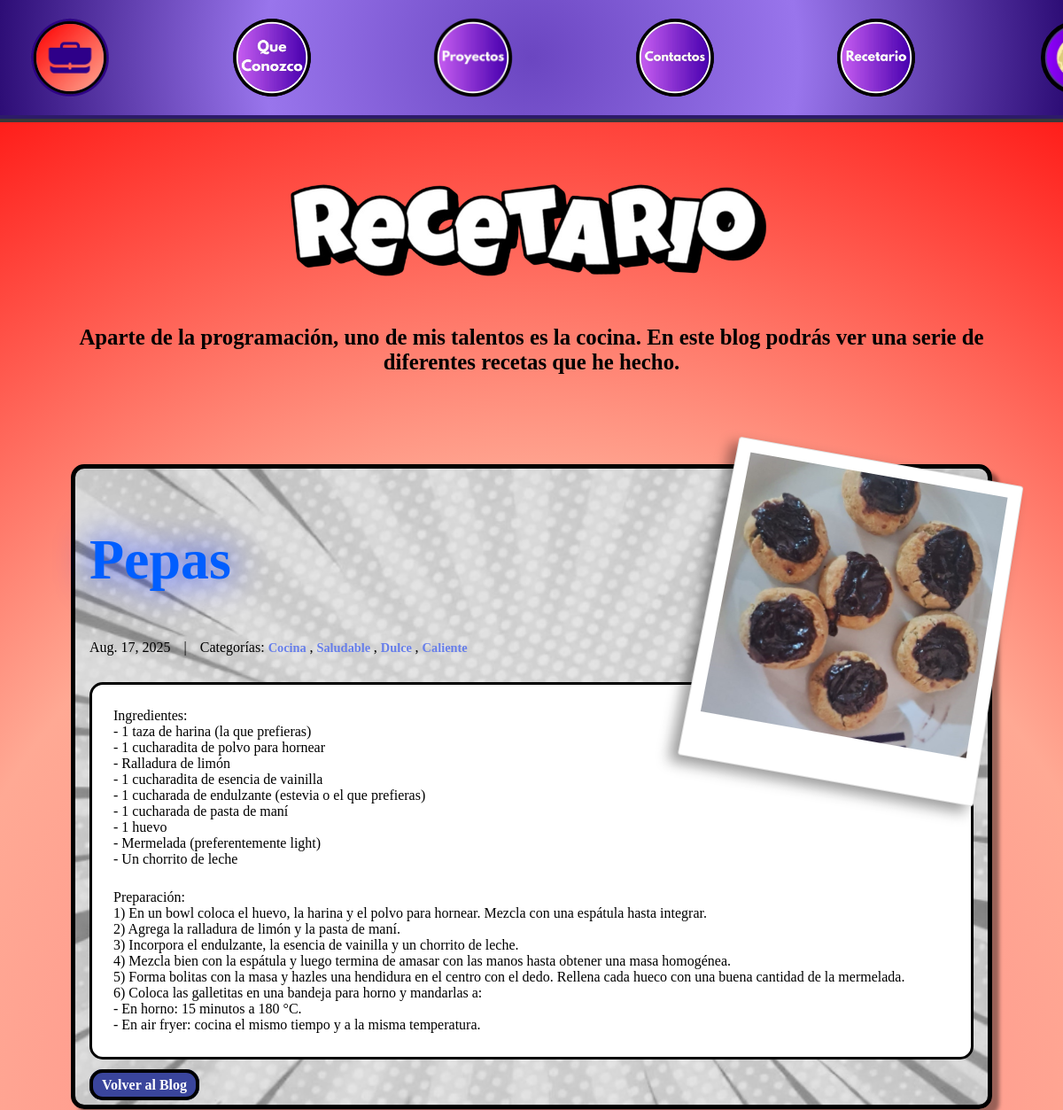
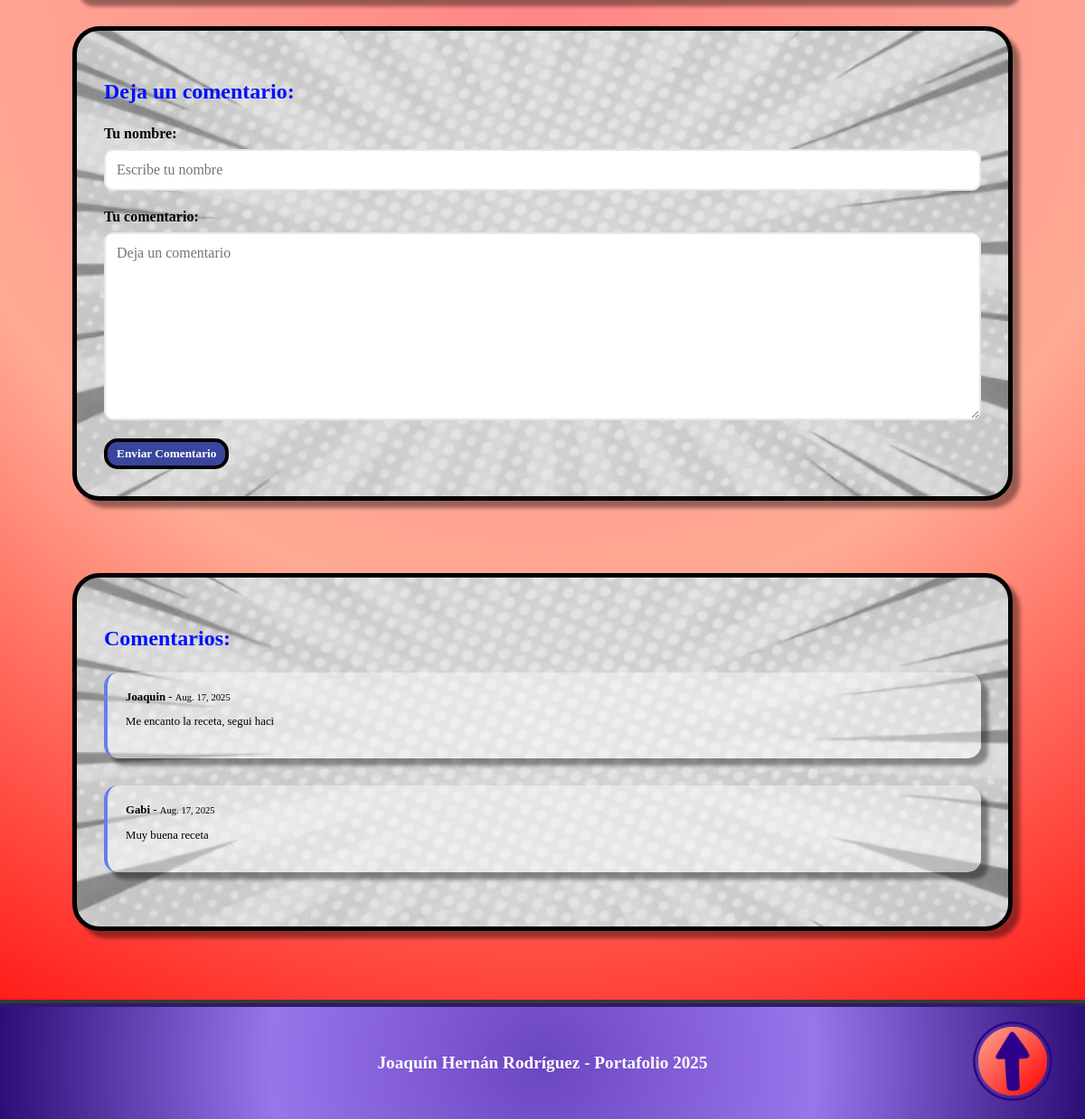
The app's page /blog/post/2/ with its own data (2 pictures, top to bottom).
### blog/models.py (models this page shows, shortened)
class Post(models.Model):
    title = models.CharField(max_length=255)
    body = models.TextField()
    created_on = models.DateTimeField(auto_now_add=True)
    last_modified = models.DateTimeField(auto_now=True)
    categories = models.ManyToManyField("Category", related_name="posts")
    image = models.ImageField(upload_to='blog_images/', blank=True, null=True)

class Category(models.Model):
    name = models.CharField(max_length=30)
    class Meta:
        verbose_name_plural = "categories"

class Comment(models.Model):
    author = models.CharField(max_length=60)
    body = models.CharField(max_length=2000)
    created_on = models.DateTimeField(auto_now_add=True)
    post = models.ForeignKey("Post", on_delete=models.CASCADE)

### blog/views.py (the view, shortened to what this page needs)
# urls.py: path("post/<int:pk>/", views.blog_detail, name="blog_detail"),
def blog_detail(request, pk):
    post = Post.objects.get(pk=pk)
    form = CommentForm()
    comments = Comment.objects.filter(post=post)
    context = {
        "post": post,
        "comments": comments,
        "form": CommentForm(),
    }
    return render(request, "blog/detail.html", context)

### blog/forms.py
class CommentForm(forms.Form):
    author = forms.CharField(
        max_length=60,
        widget=forms.TextInput(
            attrs={"class": "form-control", "placeholder": "Escribe tu nombre"}
        ),
    )
    body = forms.CharField(
        max_length= 2000,
        widget=forms.Textarea(
            attrs={"class": "form-control", "placeholder": "Deja un comentario"}
        )
    )

### templates/blog/detail.html (shortened to what this page needs)
{% extends "blog.html" %}
{% load static %}
{% block page_content %}
  <div class="post-detail">
    <article class="post-full" style="background-image: url('{% static 'Portafolio/assets/Fondos/Fondo Blanco.png' %}'); background-size: cover; background-position: center;">
      {% if post.image %}
        <div class="foto-instantanea">
          <div class="foto-frame">
            <img src="{{ post.image.url }}" alt="{{ post.title }}" class="foto-imagen">
          </div>
        </div>
      {% endif %}
      <div class="post-header">
        <h1 class="post-title-detail">{{ post.title }}</h1>
        <div class="post-meta-detail">
          <span class="post-date">{{ post.created_on.date }}</span>
          <span class="separator">|</span>
          <span class="post-categories">Categorías:
            {% for category in post.categories.all %}
              <a href="{% url 'blog:blog_category' category.name %}" class="categoria">
                {{ category.name }}
              </a>{% if not forloop.last %}, {% endif %}
            {% endfor %}
          </span>
        </div>
      </div>
      <div class="post-content-detail">
        <p>{{ post.body | linebreaks }}</p>
      </div>
      <div class="navigation-links">
        <a href="{% url 'blog:blog_index' %}" class="volver">Volver al Blog</a>
      </div>
    </article>
    <div class="comments-section" style="background-image: url('{% static 'Portafolio/assets/Fondos/Fondo Blanco.png' %}'); background-size: cover; background-position: center;">
      <h3 class="comments-title">Deja un comentario:</h3>
      <form method="post" class="comment-form">
        <div class="form-group">
          <label for="{{ form.author.id_for_label }}">Tu nombre:</label>
          {{ form.author }}
        </div>
        <div class="form-group">
          <label for="{{ form.body.id_for_label }}">Tu comentario:</label>
          {{ form.body }}
        </div>
        <button type="submit" class="enviar-comentario">Enviar Comentario</button>
      </form>
    </div>
    {% if comments %}
    <div class="comments-list" style="background-image: url('{% static 'Portafolio/assets/Fondos/Fondo Blanco.png' %}'); background-size: cover; background-position: center;">
      <h3 class="comments-title">Comentarios:</h3>
      {% for comment in comments %}
        <div class="comment">
          <div class="comment-meta">
            <strong>{{ comment.author }}</strong> - <small>{{ comment.created_on.date }}</small>
          </div>
          <div class="comment-body">
            <p>{{ comment.body | linebreaks }}</p>
          </div>
        </div>
      {% endfor %}
    </div>
    {% endif %}
  </div>
{% endblock page_content %}

### Portafolio/static/Portafolio/css/base.css (style rules this page uses)
html { scroll-behavior: smooth; }
body { margin: 0; padding: 0; height: 100%; transition: background-color 0.3s ease; font-family: 'Baloo 2', cursive; }
h1, h2, h3, .Barra ul li a { font-family: 'Bangers', cursive; }

### Portafolio/static/Portafolio/css/blog.css (style rules this page uses)
body { background: radial-gradient(circle,#ff8686, #ffa994, #ff0000); }
.categoria { font-size: 0.9rem; color: #667eea; text-decoration: none; font-weight: bold; transition: color 0.3s ease; }
.post-detail { padding-left: 5rem; padding-right: 5rem; display: grid; gap: 30px; margin: 30px auto; max-width: 1200px; }
.post-full { border-radius: 20px; padding: 20px; border: 5px solid #000000; box-shadow: 8px 8px 4px rgba(0, 0, 0, 0.4); border-radius: 15px; padding: 0.8rem 1rem; }
.post-title-detail { color: #005eff; text-align: start; text-shadow: 0 0 40px #0022ff; font-family: 'Bangers', cursive; font-size: 4rem; }
.post-meta-detail { color: rgb(0, 0, 0); font-size: 1em; margin-bottom: 30px; display: flex; align-items: center; gap: 15px; }
.post-content-detail { color: #000000; font-size: 1rem; gap: 0.5rem; background-color: white; border: 3px solid #000000; border-radius: 15px; padding: 0.1rem 1.5rem; }
.post-content-detail p { margin-bottom: 25px; }
.navigation-links { margin-top: 20px; }
.volver { font-weight: bold; background-color: #3a459c; border-radius: 15px; border: 4px solid #000; color: white; padding: 5px 10px; text-decoration: none; transition: all 0.3s ease; margin-bottom: 25px; }
.comments-section, .comments-list { padding: 30px; border: 5px solid #000000; box-shadow: 8px 8px 4px rgba(0, 0, 0, 0.4); border-radius: 30px; margin-bottom: 50px; }
.comments-title { color: #0011ff; font-size: 1.5rem; gap: 0.5rem; }
.comment-form { display: grid; gap: 20px; }
.form-group { display: grid; gap: 8px; }
.form-group label { color: #000000; font-weight: bold; }
.form-group input, .form-group textarea { font-family: 'Bangers', cursive; padding: 12px; border: 2px solid #e2e8f0; border-radius: 10px; font-size: 1em; transition: border-color 0.3s ease; }
.form-group textarea { min-height: 120px; resize: vertical; }
.enviar-comentario { font-family: 'Bangers', cursive; justify-self: start; font-weight: bold; background-color: #3a459c; border-radius: 15px; border: 4px solid #000; color: white; padding: 5px 10px; text-decoration: none; transition: all 0.3s ease; }
.comment { max-width: 1200px; padding: 20px; border-left: 4px solid #667eea; font-size: 0.8rem; color: #000000; margin-bottom: 30px; background-color: rgba(255, 255, 255, 0.402); box-shadow: 8px 8px 4px rgba(0, 0, 0, 0.4); border-radius: 15px; }
.comment-meta { font-size: 0.8rem; color: #000000; }
.comment-body { color: #000000; word-wrap: break-word; word-break: break-word; overflow-wrap: break-word; }
.post-full { position: relative; overflow: visible; }
.foto-instantanea { position: absolute; top: -15px; right: -15px; z-index: 10; }
.foto-frame { position: relative; background: rgb(255, 255, 255); padding: 15px 15px 50px 15px; border-radius: 3px; border: 1px solid #e0e0e0; rotate: 10deg; box-shadow: -8px 8px 15px rgba(0, 0, 0, 0.4); transform: perspective(800px) rotateX(5deg); }
.foto-imagen { width: 300px; height: 300px; object-fit: cover; display: block; }

### records on screen
Post: image (picture), title "Pepas", created_on "Aug. 17, 2025", body "Ingredientes: - 1 taza de harina (la que prefieras) - 1 cucharadita de polvo para hornear - Ralladura de limón - 1 cucharadita de esencia de vainilla - 1 cucharada de endulzante (estevia o el que prefieras) - 1 cucharada de pasta de maní - 1 huevo - Mermelada (preferentemente light) - Un chorrito de leche Preparación: 1) En un bowl coloca el huevo, la harina y el polvo para hornear. Mezcla con una espátula hasta integrar. 2) Agrega la ralladura de limón y la pasta de maní. 3) Incorpora el endulzante, la esencia de vainilla y un chorrito de leche. 4) Mezcla bien con la espátula y luego termina de amasar con las manos hasta obtener una masa homogénea. 5) Forma bolitas con la masa y hazles una…"
Category: name "Cocina"
Category: name "Saludable"
Category: name "Dulce"
Category: name "Caliente"
Comment: author "Joaquin", created_on "Aug. 17, 2025", body "Me encanto la receta, segui haci"
Comment: author "Gabi", created_on "Aug. 17, 2025", body "Muy buena receta"
